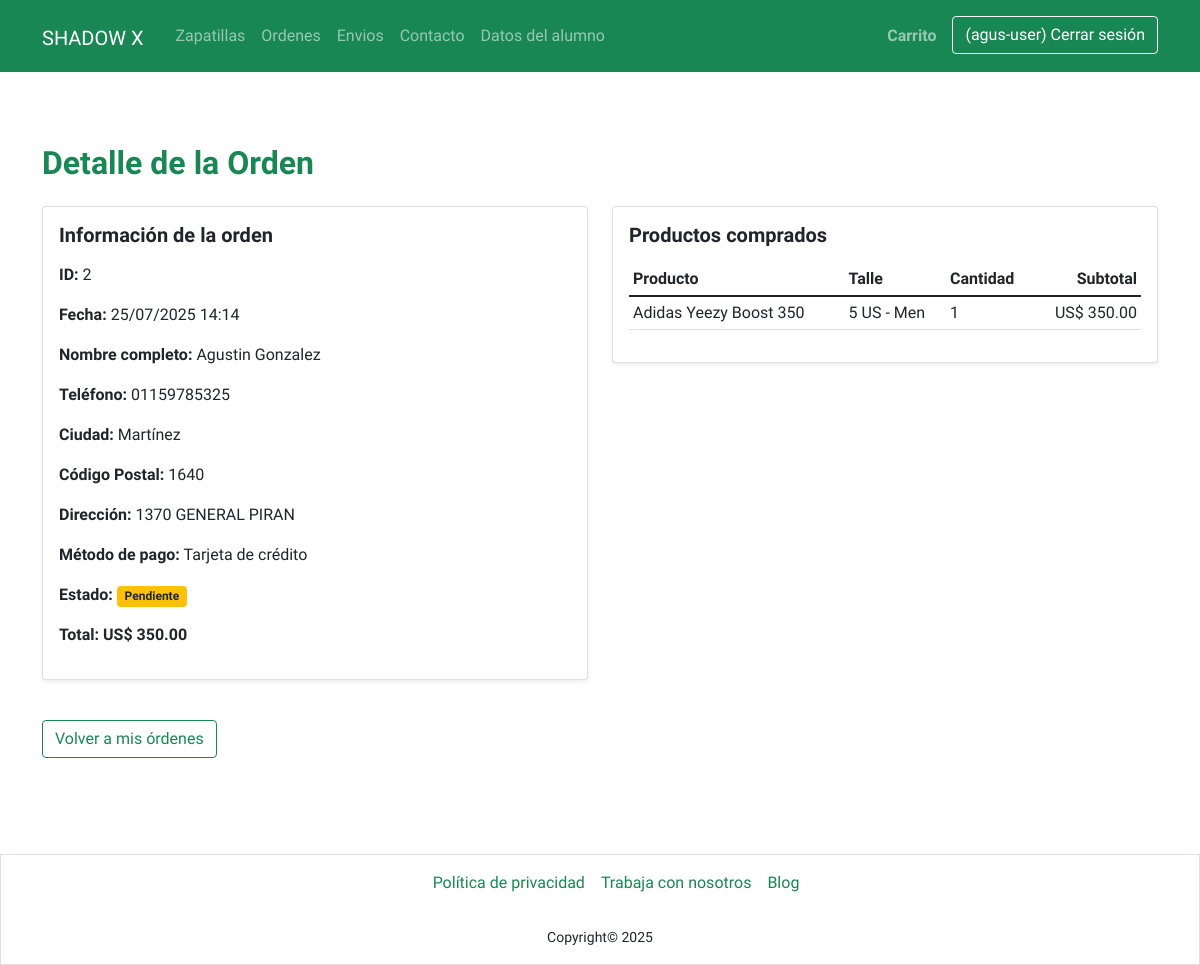
Page /index.php?sec=order-detail&id=2 (signed in) on the committed database.
### tables this page shows
CREATE TABLE `orders` (
  `id` int(11) NOT NULL,
  `user_id` int(11) DEFAULT NULL,
  `full_name` varchar(150) DEFAULT NULL,
  `total_amount` decimal(10,2) NOT NULL DEFAULT 0.00,
  `status` enum('pending','paid','shipped','completed','cancelled') NOT NULL DEFAULT 'pending',
  `payment_method` enum('transfer','credit_card') NOT NULL,
  `phone` varchar(50) DEFAULT NULL,
  `city` varchar(100) DEFAULT NULL,
  `postal_code` varchar(20) DEFAULT NULL,
  `shipping_address` varchar(255) DEFAULT NULL,
  `created_at` datetime DEFAULT current_timestamp(),
  `updated_at` datetime DEFAULT current_timestamp() ON UPDATE current_timestamp()
);

CREATE TABLE `order_sneakers` (
  `id` int(11) NOT NULL,
  `order_id` int(11) NOT NULL,
  `sneaker_id` int(11) NOT NULL,
  `size_id` int(11) NOT NULL,
  `price` decimal(10,2) NOT NULL,
  `quantity` int(11) NOT NULL DEFAULT 1
);

CREATE TABLE `sneakers` (
  `id` int(11) NOT NULL,
  `name` varchar(255) NOT NULL,
  `description` text NOT NULL,
  `price` decimal(10,2) NOT NULL,
  `image` varchar(255) NOT NULL,
  `brand_id` int(11) DEFAULT NULL,
  `category_id` int(11) DEFAULT NULL,
  `created_at` timestamp NOT NULL DEFAULT current_timestamp(),
  `updated_at` timestamp NOT NULL DEFAULT current_timestamp() ON UPDATE current_timestamp()
);

CREATE TABLE `sizes` (
  `id` int(11) NOT NULL,
  `size` float NOT NULL,
  `gender` enum('Men','Women') NOT NULL
);

### classes/Order.php (called while the page is built, shortened)
<?php
class Order {
    private int $id;
    private string $full_name;
    private string $phone;
    private string $city;
    private string $postal_code;
    private string $shipping_address;
    private string $payment_method;
    private float $total_amount;
    private string $status;
    private string $created_at;
    private array $items = [];
    public static function getById(int $id): ?Order {
        $conexion = DbConnection::getConexion();
        $sql = "SELECT * FROM orders WHERE id = ?";
        $stmt = $conexion->prepare($sql);
        $stmt->execute([$id]);
        $orderData = $stmt->fetch(PDO::FETCH_ASSOC);
        $order = new self();
        $order->id = (int)$orderData['id'];
        $order->user_id = $orderData['user_id'] !== null ? (int)$orderData['user_id'] : null;
        $order->full_name = $orderData['full_name'];
        $order->phone = $orderData['phone'];
        $order->city = $orderData['city'];
        $order->postal_code = $orderData['postal_code'];
        $order->shipping_address = $orderData['shipping_address'];
        $order->payment_method = $orderData['payment_method'];
        $order->total_amount = (float)$orderData['total_amount'];
        $order->status = $orderData['status'];
        $order->created_at = $orderData['created_at'];
        $order->updated_at = $orderData['updated_at'];
        $sqlItems = "SELECT os.*, s.name AS sneaker_name, sz.size AS size_label, sz.gender
                     FROM order_sneakers os
                     JOIN sneakers s ON os.sneaker_id = s.id
                     JOIN sizes sz ON os.size_id = sz.id
                     WHERE os.order_id = ?";
        $stmtItems = $conexion->prepare($sqlItems);
        $stmtItems->execute([$id]);
        $order->items = $stmtItems->fetchAll(PDO::FETCH_ASSOC);
        return $order;
    }
    public function getId(): int {
        return $this->id;
    }
    public function getFullName(): string {
        return $this->full_name;
    }
    public function getPhone(): string {
        return $this->phone;
    }
    public function getCity(): string {
        return $this->city;
    }
    public function getPostalCode(): string {
        return $this->postal_code;
    }
    public function getShippingAddress(): string {
        return $this->shipping_address;
    }
    public function getPaymentMethod(): string {
        return $this->payment_method;
    }
    public function getTotalAmount(): float {
        return $this->total_amount;
    }
    public function getStatus(): string {
        return $this->status;
    }
    public function getCreatedAt(): string {
        return $this->created_at;
    }
    public function getItems(): array {
        return $this->items;
    }
}

### views/order-detail.php (the view, shortened to what this page needs)
<?php
$orderId = $_GET['id'] ?? null;
$order = Order::getById((int)$orderId);
$paymentMap = [
    'transfer'    => 'Transferencia bancaria',
    'credit_card' => 'Tarjeta de crédito'
];
$statusMap = [
    'pending'   => 'Pendiente',
    'paid'      => 'Pagado',
    'shipped'   => 'Enviado',
    'completed' => 'Completado',
    'cancelled' => 'Cancelado'
];
?>
<section class="container">
    <h2 class="pt-4 pt-md-5 mb-4 text-success fw-bold">Detalle de la Orden</h2>
    <div class="row">
        <div class="col-12 col-lg-6 mb-4">
            <div class="card shadow-sm">
                <div class="card-body">
                    <h5 class="card-title fw-bold mb-3">Información de la orden</h5>
                    <p><strong>ID:</strong> <?= htmlspecialchars($order->getId()) ?></p>
                    <p><strong>Fecha:</strong> <?= date('d/m/Y H:i', strtotime($order->getCreatedAt())) ?></p>
                    <p><strong>Nombre completo:</strong> <?= htmlspecialchars($order->getFullName()) ?></p>
                    <p><strong>Teléfono:</strong> <?= htmlspecialchars($order->getPhone()) ?></p>
                    <p><strong>Ciudad:</strong> <?= htmlspecialchars($order->getCity()) ?></p>
                    <p><strong>Código Postal:</strong> <?= htmlspecialchars($order->getPostalCode()) ?></p>
                    <p><strong>Dirección:</strong> <?= htmlspecialchars($order->getShippingAddress()) ?></p>
                    <p><strong>Método de pago:</strong> <?= $paymentMap[$order->getPaymentMethod()] ?? ucfirst($order->getPaymentMethod()) ?></p>
                    <p>
                        <strong>Estado:</strong>
                        <?php
                        $status = $order->getStatus();
                        $badgeClass = match($status) {
                            'pending' => 'bg-warning text-dark',
                            'paid' => 'bg-info',
                            'shipped' => 'bg-primary',
                            'completed' => 'bg-success',
                            'cancelled' => 'bg-danger',
                            default => 'bg-secondary'
                        };
                        ?>
                        <span class="badge <?= $badgeClass ?>">
                            <?= $statusMap[$status] ?? ucfirst($status) ?>
                        </span>
                    </p>
                    <p class="fw-bold"><strong>Total:</strong> US$ <?= number_format($order->getTotalAmount(), 2) ?></p>
                </div>
            </div>
        </div>
        <div class="col-12 col-lg-6 mb-4">
            <div class="card shadow-sm">
                <div class="card-body">
                    <h5 class="card-title fw-bold mb-3">Productos comprados</h5>
                    <?php if (empty($order->getItems())): ?>
                        <p>No se encontraron productos para esta orden.</p>
                    <?php else: ?>
                        <table class="table table-sm align-middle">
                            <thead>
                                <tr>
                                    <th>Producto</th>
                                    <th>Talle</th>
                                    <th>Cantidad</th>
                                    <th class="text-end">Subtotal</th>
                                </tr>
                            </thead>
                            <tbody>
                                <?php foreach ($order->getItems() as $item): ?>
                                    <tr>
                                        <td><?= htmlspecialchars($item['sneaker_name']) ?></td>
                                        <td><?= htmlspecialchars($item['size_label']) ?> US - <?= ucfirst(strtolower($item['gender'])) ?></td>
                                        <td><?= (int)$item['quantity'] ?></td>
                                        <td class="text-end">US$ <?= number_format($item['price'] * $item['quantity'], 2) ?></td>
                                    </tr>
                                <?php endforeach; ?>
                            </tbody>
                        </table>
                    <?php endif; ?>
                </div>
            </div>
        </div>
    </div>
    <a href="index.php?sec=orders" class="btn btn-outline-success mt-3">Volver a mis órdenes</a>
</section>

### css/styles.css (style rules this page uses)
* { padding: 0; margin: 0; box-sizing: border-box; font-family: 'Heebo', sans-serif; }
:root { --primary-color: #198753; --primary-color-ligth: #23ab6c; }

### rows in the picture
orders: id "2", created_at "25/07/2025 14:14", full_name "Agustin Gonzalez", phone "01159785325", city "Martínez", postal_code "1640", shipping_address "1370 GENERAL PIRAN", payment_method "Tarjeta de crédito", status "Pendiente", total_amount "350.00"
order_sneakers: sneaker.name "Adidas Yeezy Boost 350", size.size "5", size.gender "Men", quantity "1", $item['price']*$item['quantity'] "350.00"

### other values in the picture
$userData["name"] "agus-user"
